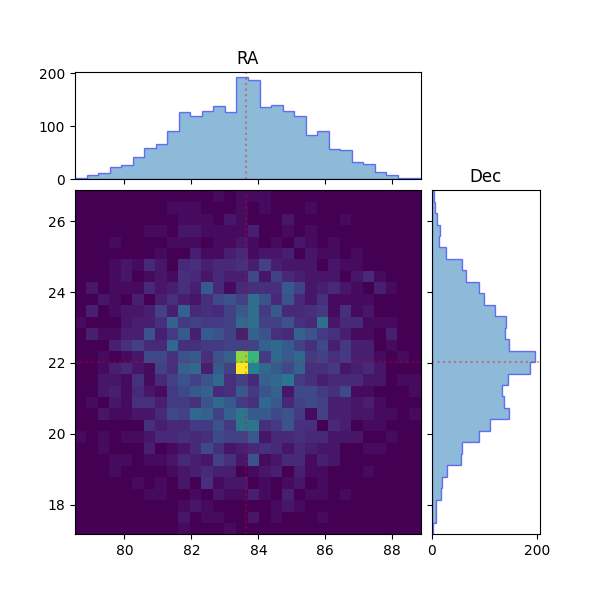

Source code (Python):
import argparse
from astropy.io import fits
import matplotlib.pyplot as plt

def get_events_from_file(input_filename):
    hdul = fits.open(input_filename)
    events_bintable = hdul['EVENTS']
    data = events_bintable.data
    hdul.close()
    return data


def data_selection(events):
    t   = events.field('TIME')
    ra  = events.field('RA')
    dec = events.field('DEC')
    ene = events.field('ENERGY')
    ret = { "time":t, "ra":ra, "dec":dec, "ene":ene }
    return ret


def map_plot(data, ra=None, dec=None, plt_bins=10):
    fig = plt.figure(figsize=(6,6))
    grid = plt.GridSpec(4,4, hspace=0.1, wspace=0.1)
    main_ax  = fig.add_subplot(grid[1:, :3])
    top_ax   = fig.add_subplot(grid[0, :3], sharex=main_ax)
    right_ax = fig.add_subplot(grid[1:, 3], sharey=main_ax)

    main_ax.hist2d(data["ra"], data["dec"], bins=plt_bins) # cmin=10
    # track the coord reference
    if ra:
        main_ax.axvline(ra, color="r", linestyle=":", alpha=0.3)
        top_ax.axvline(ra,  color="r", linestyle=":", alpha=0.4)
    if dec:
        main_ax.axhline(dec,  color="r", linestyle=":", alpha=0.3)
        right_ax.axhline(dec, color="r", linestyle=":", alpha=0.4)

    top_ax.set_title("RA")
    top_ax.hist(data["ra"], bins=plt_bins, alpha=0.5, edgecolor="blue", histtype="stepfilled")
    plt.setp(top_ax.get_xticklabels(), visible=False)

    right_ax.set_title("Dec")
    right_ax.hist(data["dec"], bins=plt_bins, alpha=0.5, edgecolor="blue", histtype="stepfilled", orientation="horizontal")
    plt.setp(right_ax.get_yticklabels(), visible=False)

    plt.show()
    plt.close()


def main(args):
    events = get_events_from_file(args.input_file)
    data = data_selection(events)
    map_plot(data, ra=args.ra, dec=args.dec, plt_bins=30)


if __name__ == "__main__":
    parser = argparse.ArgumentParser(description="show events skymap")
    parser.add_argument('input_file', help='the input fits file')
    parser.add_argument('-ra', type=float, default=None, help='a Right Ascension reference')
    parser.add_argument('-dec', type=float, default=None, help='a Declination reference')
    args = parser.parse_args()
    main(args)
    exit(0)
